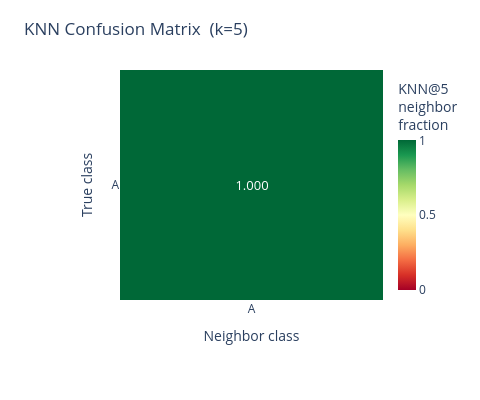

Write notebook code for a chart like this one.
### Code cell
plot_knn_confusion(result, k=5, output_path=None)

### Figure 1 — Plotly figure (JSON) as saved in the notebook; plotly's stock layout.template omitted (floating-point values rounded to 4 significant figures)
{"data": [{"colorbar": {"thickness": 18, "title": {"text": "KNN@5<br>neighbor<br>fraction"}}, "colorscale": [[0.0, "rgb(165,0,38)"], [0.1, "rgb(215,48,39)"], [0.2, "rgb(244,109,67)"], [0.3, "rgb(253,174,97)"], [0.4, "rgb(254,224,139)"], [0.5, "rgb(255,255,191)"], [0.6, "rgb(217,239,139)"], [0.7, "rgb(166,217,106)"], [0.8, "rgb(102,189,99)"], [0.9, "rgb(26,152,80)"], [1.0, "rgb(0,104,55)"]], "hovertemplate": "True class: <b>%{y}</b><br>Neighbor class: <b>%{x}</b><br>Fraction: %{z:.4f}<extra></extra>", "text": [["1.000"]], "textfont": {"size": 13}, "texttemplate": "%{text}", "type": "heatmap", "x": ["A"], "y": ["A"], "z": [[1.0]], "zmax": 1.0, "zmin": 0.0}], "layout": {"height": 400, "margin": {"b": 100, "l": 120, "r": 60, "t": 70}, "paper_bgcolor": "white", "plot_bgcolor": "white", "title": {"font": {"size": 17}, "text": "KNN Confusion Matrix  (k=5)"}, "width": 480, "xaxis": {"side": "bottom", "tickfont": {"size": 12}, "title": {"text": "Neighbor class"}}, "yaxis": {"autorange": "reversed", "tickfont": {"size": 12}, "title": {"text": "True class"}}}}
